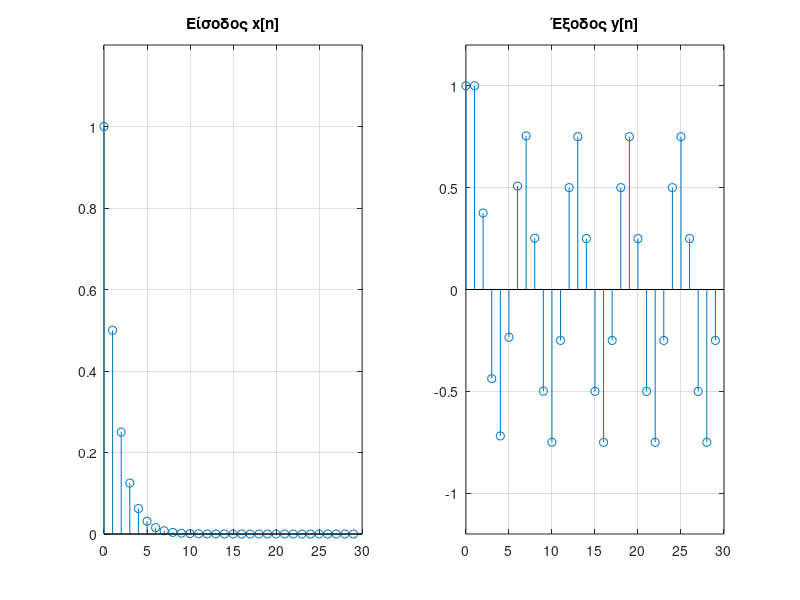

MATLAB code to generate this figure:
% Example 11.10

% Ορισμός συντελεστών ΓΕΔΣΣ
b = [0.5, 0.5]; a = [1, -1, 1];

% Ορισμός αρχικών συνθηκών εξόδου y[-1], y[-2]
yic = [0.75, 0.25];  

% Υπολογισμός αρχικών συνθηκών εισόδου x[-1], x[-2]
xic = filtic(b, a, yic);
n = [0:29];  	 	% Ορισμός χρόνου
x = (0.5).^n;  		% Είσοδος x[n]

% Επίλυση ΓΕΔΣΣ με τη συνάρτηση filter()
y = filter(b, a, x, xic);
subplot(121); stem(n, x); title('Είσοδος x[n]'); ylim([0, 1.2]); grid on
subplot(122); stem(n, y); title('Έξοδος y[n]'); ylim([-1.2, 1.2]); grid on